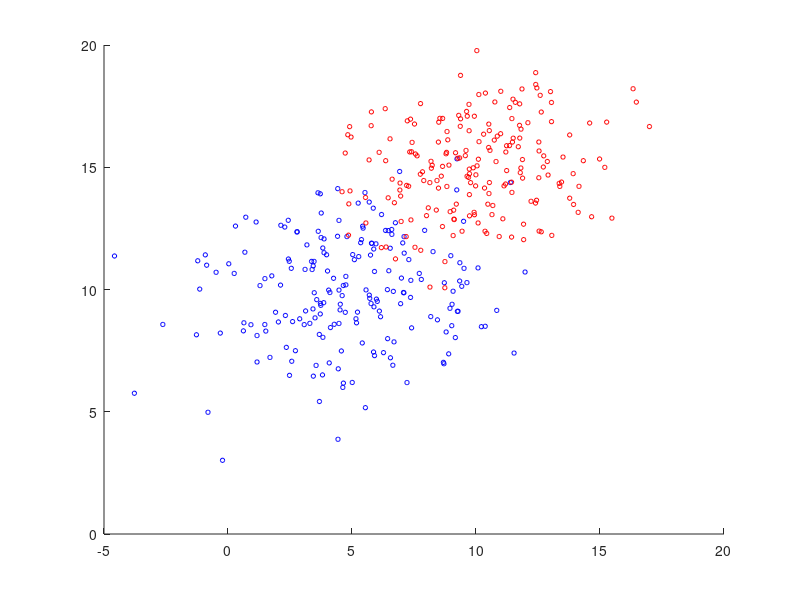

Source code (MATLAB): (Note: this script raises an error after producing the figure.)
clear all;
close all;

MU1 = [5 10];
SIGMA1 = [8 0; 0 4];
MU2 = [10 15];
SIGMA2 = [8 0; 0 4];
X1 = mvnrnd(MU1,SIGMA1,200);
X2 = mvnrnd(MU2,SIGMA2,200);

range1 = [-5:0.1:20]
range2 = [-5:0.1:20]

figure;
hold on;

scatter(X1(:,1), X1(:,2), 10, 'b');
scatter(X2(:,1), X2(:,2), 10, 'r');

[a_vectors, a_values] = eigs(SIGMA1)
[b_vectors, b_values] = eigs(SIGMA2)

a_theta = atan2(a_vectors(2,1), a_vectors(1,1));
plot_ellipse(MU1(1), MU1(2), a_theta, sqrt(a_values(1,1)), sqrt(a_values(2,2)));

b_theta = atan2(b_vectors(2,1), b_vectors(1,1));
plot_ellipse(MU2(1), MU2(2), b_theta, sqrt(b_values(1,1)),sqrt(b_values(2,2)));

micd_1 = MICD([MU1; MU2], range1, range2, cat(3,SIGMA1,SIGMA2));
contour(range1, range2, micd_1', [1 1], '--r');
hold on;

case1_classes = {X1, X2};
confusion = zeros(size(case1_classes, 2));

for i=1:size(case1_classes, 2)
    current_class = cell2mat(case1_classes(i));
    for j=1:size(current_class, 1)

       predicted = MICD([MU1; MU2], current_class(j,1), current_class(j,2), cat(3, SIGMA1, SIGMA2));
   
       confusion(i,predicted) = confusion(i,predicted) + 1;
    end
end 

confusion
